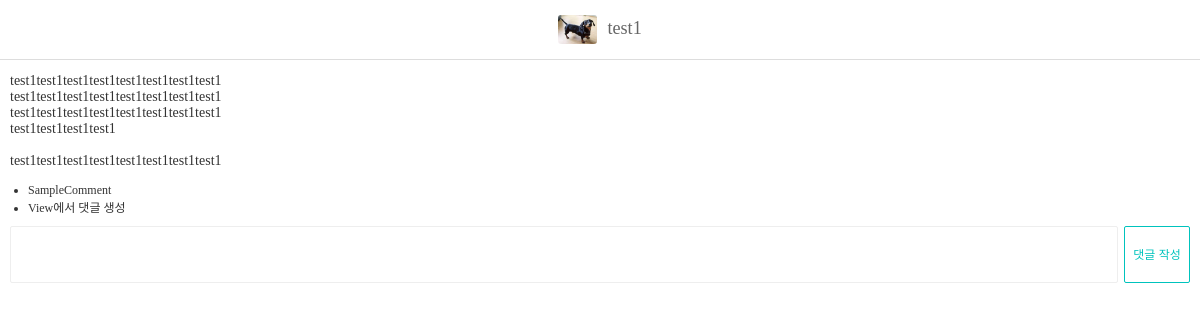
The app's page /posts/1/ with its own data.
### blog/models.py (models this page shows, shortened)
class Post(models.Model):
    title = models.CharField("포스트 제목", max_length=100)
    content = models.TextField("포스트 내용")
    thumbnail = models.ImageField("썸네일 이미지", upload_to="post", blank=True)

class Comment(models.Model):
    post = models.ForeignKey(Post, on_delete=models.CASCADE)
    content = models.TextField("댓글 내용")

### blog/views.py (the view)
# urls.py: path("posts/<int:post_id>/", post_detail),
def post_detail(request, post_id):
    post = Post.objects.get(id=post_id)
    if request.method == "POST":
        comment_content = request.POST["comment"]
        Comment.objects.create(
            post=post,
            content=comment_content,
        )
    context = {
        "post": post,
    }
    return render(request, "post_detail.html", context)

### templates/post_detail.html (shortened to what this page needs)
{% load static %}
<!DOCTYPE html>
<html lang="ko">
<head>
    <link rel="stylesheet" href="{% static 'css/style.css' %}">
</head>
<body>
    <div id="navbar">
        {% if post.thumbnail %}
            <img src="{{ post.thumbnail.url }}">
        {% endif %}
        <span>{{ post.title }}</span>
    </div>
    <div id="post-detail">
        <p>{{ post.content|linebreaksbr }}</p>
        <ul class="comments">
            {% for comment in post.comment_set.all %}
                <li class="comment">{{ comment.content }}</li>
            {% empty %}
                <li class="comment-empty">아직 댓글이 없습니다</li>
            {% endfor %}
        </ul>
        <form method="POST">
            <textarea name="comment"></textarea>
            <button type="submit" class="btn btn-primary">댓글 작성</button>
        </form>
    </div>
</body>
</html>

### static/css/style.css (style rules this page uses)
ul, ol { list-style: none; padding: 0; margin: 0; }
html { margin: 0; font-family: "Noto Sans KR", serif; font-weight: 300; font-size: 14px; color: #333; height: 100%; }
body { margin: 0; height: 100%; }
#navbar { position: fixed; top: 0; width: 100%; z-index: 999; display: flex; flex-direction: row; flex-wrap: nowrap; justify-content: center; align-items: center; background-color: rgba(255, 255, 255, 0.9); color: #666; font-size: 1.3rem; height: 59px; border-bottom: 1px solid #ddd; }
#navbar > span { margin-top: -2px; }
#navbar img { height: 29.5px; border-radius: 3px; margin-right: 10px; }
.btn { width: 66px; height: 30px; line-height: 25px; background-color: #fff; border-radius: 15px; transition-duration: 0.3s; transition-timing-function: ease; font-size: 12px; cursor: pointer; text-align: center; }
.btn-primary { border: 1px solid #00c3bd; color: #00c3bd; }
ul.comments { font-size: 12px; }
ul.comments > li.comment { list-style: disc; margin-left: 1.5em; }
#post-detail { padding: 59px 10px; }
#post-detail > form { width: 100%; margin-top: 10px; display: flex; }
#post-detail > form > textarea { border: 1px solid #eee; padding: 10px; box-sizing: border-box; resize: none; border-radius: 2px; flex-grow: 1; margin-right: 6px; }
#post-detail > form > button { height: 57px; line-height: 50px; border-radius: 2px; }

### records on screen
Post: thumbnail (picture), title "test1", content "test1test1test1test1test1test1test1test1 test1test1test1test1test1test1test1test1 test1test1test1test1test1test1test1test1 test1test1test1test1 test1test1test1test1test1test1test1test1"
Comment: content "SampleComment"
Comment: content "View에서 댓글 생성"
